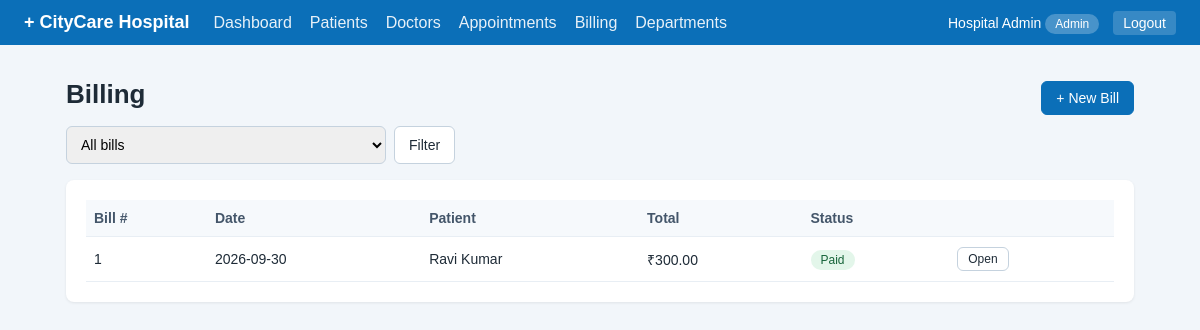
/billing (signed in), run on the app's committed database.
### tables this page shows
CREATE TABLE bills (
    id               INTEGER PRIMARY KEY AUTOINCREMENT,
    patient_id       INTEGER NOT NULL,
    appointment_id   INTEGER,
    consultation_fee REAL NOT NULL DEFAULT 0,
    medicine_charges REAL NOT NULL DEFAULT 0,
    other_charges    REAL NOT NULL DEFAULT 0,
    total            REAL NOT NULL,
    status           TEXT NOT NULL DEFAULT 'Unpaid' CHECK (status IN ('Unpaid', 'Paid')),
    payment_method   TEXT,
    bill_date        TEXT NOT NULL DEFAULT (date('now')),
    FOREIGN KEY (patient_id)     REFERENCES patients(id)     ON DELETE CASCADE,
    FOREIGN KEY (appointment_id) REFERENCES appointments(id) ON DELETE SET NULL
);

CREATE TABLE patients (
    id          INTEGER PRIMARY KEY AUTOINCREMENT,
    name        TEXT NOT NULL,
    age         INTEGER NOT NULL,
    gender      TEXT NOT NULL,
    phone       TEXT NOT NULL,
    blood_group TEXT,
    address     TEXT,
    created_at  TEXT NOT NULL DEFAULT (date('now'))
);

### app.py (the view)
@app.route("/billing")
@login_required("admin", "receptionist")
def billing():
    status = request.args.get("status", "").strip()
    sql = ("SELECT b.*, p.name AS patient_name FROM bills b "
           "JOIN patients p ON p.id = b.patient_id")
    args = []
    if status:
        sql += " WHERE b.status = ?"
        args.append(status)
    rows = query(sql + " ORDER BY b.id DESC", args)
    return render_template("billing.html", bills=rows, status=status)

### app.py (called while the page is built)
def get_db():
    if "db" not in g:
        g.db = sqlite3.connect(DATABASE)
        g.db.row_factory = sqlite3.Row
        g.db.execute("PRAGMA foreign_keys = ON")
    return g.db

def query(sql, args=(), one=False):
    rows = get_db().execute(sql, args).fetchall()
    if one:
        return rows[0] if rows else None
    return rows

def login_required(*roles):
    def decorator(f):
        @wraps(f)
        def wrapper(*args, **kwargs):
            if "user_id" not in session:
                return redirect(url_for("login"))
            if roles and session.get("role") not in roles:
                flash("You do not have permission to open that page.", "error")
                return redirect(url_for("dashboard"))
            return f(*args, **kwargs)
        return wrapper
    return decorator

@app.template_filter("money")
def money(value):
    return f"₹{float(value):,.2f}"

@app.context_processor
def inject_today():
    return {"today": str(date.today())}

### templates/billing.html (shortened to what this page needs)
{% extends "base.html" %}
{% block content %}
<div class="row-between">
  <h1>Billing</h1>
  <a class="btn primary" href="{{ url_for('bill_add') }}">+ New Bill</a>
</div>
<form method="get" class="search">
  <select name="status">
    <option value="">All bills</option>
  </select>
  <button class="btn" type="submit">Filter</button>
</form>
<div class="card">
{% if bills %}
<table>
  <tr><th>Bill #</th><th>Date</th><th>Patient</th><th>Total</th><th>Status</th><th></th></tr>
  {% for b in bills %}
  <tr><td>{{ b.id }}</td><td>{{ b.bill_date }}</td><td>{{ b.patient_name }}</td><td>{{ b.total|money }}</td>
      <td><span class="badge {{ b.status|lower }}">{{ b.status }}</span></td>
      <td><a class="btn small" href="{{ url_for('bill_view', bill_id=b.id) }}">Open</a></td></tr>
  {% endfor %}
</table>
{% else %}<p class="muted">No bills found.</p>{% endif %}
</div>
{% endblock %}

### static/style.css (style rules this page uses)
* { box-sizing: border-box; }
body { margin: 0; font-family: Arial, Helvetica, sans-serif; background: #f2f6fa; color: #1e2b37; }
a { color: #0b6fb8; text-decoration: none; }
h1 { font-size: 26px; margin: 10px 0 16px; }
.card { background: #fff; border-radius: 8px; padding: 20px; margin-bottom: 20px; box-shadow: 0 1px 3px rgba(0,0,0,.08); }
.row-between { display: flex; justify-content: space-between; align-items: center; flex-wrap: wrap; gap: 10px; }
table { width: 100%; border-collapse: collapse; font-size: 14px; }
th, td { text-align: left; padding: 10px 8px; border-bottom: 1px solid #e8eef4; }
th { background: #f6f9fc; color: #44566a; }
.btn { display: inline-block; border: 1px solid #c5d2de; background: #fff; color: #1e2b37; padding: 8px 14px; border-radius: 6px; cursor: pointer; font-size: 14px; }
.btn.primary { background: #0b6fb8; border-color: #0b6fb8; color: #fff; }
.btn.small { padding: 4px 10px; font-size: 12px; }
input, select, textarea { width: 100%; padding: 9px 10px; border: 1px solid #c5d2de; border-radius: 6px; font-size: 14px; font-family: inherit; }
.search { display: flex; gap: 8px; margin-bottom: 16px; flex-wrap: wrap; }
.search input, .search select { width: auto; flex: 1; min-width: 160px; max-width: 320px; }
.badge { padding: 3px 10px; border-radius: 12px; font-size: 12px; background: #e8eef4; }
.badge.completed, .badge.paid { background: #e3f6ea; color: #17643a; }

### data on the page
bills: id "1", bill_date "2026-09-30", patient_name "Ravi Kumar", total "₹300.00", status "Paid"

### other printed values
{{ session.name }} "Hospital Admin"
{{ session.role }} "Admin"
